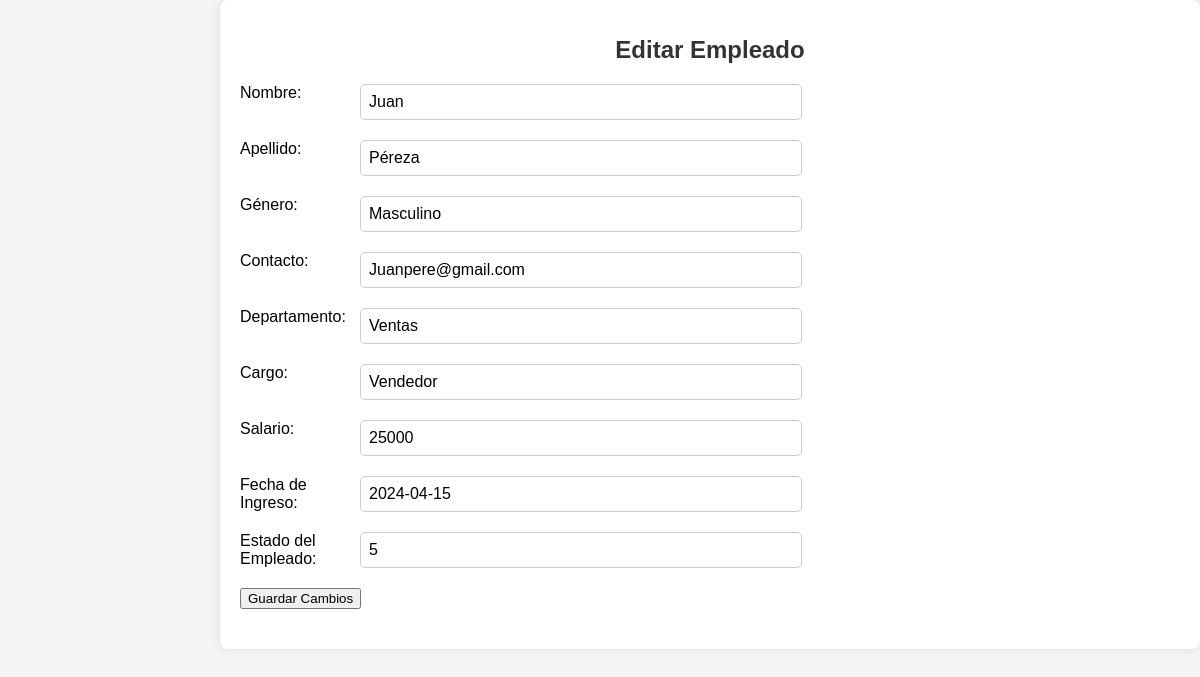
Page /editar_empleado.php?id=1001 on the committed database.
### tables this page shows
CREATE TABLE `empleado` (
  `ID` int(255) NOT NULL,
  `ID-Empleado` int(255) NOT NULL,
  `Nombre` varchar(255) NOT NULL,
  `Apellido` varchar(255) NOT NULL,
  `Genero` varchar(255) NOT NULL,
  `Contacto` varchar(80) NOT NULL,
  `Departamento` varchar(255) NOT NULL,
  `Cargo` varchar(255) NOT NULL,
  `Salario` int(255) NOT NULL,
  `Fecha-Ingreso` date NOT NULL,
  `id_estado_empleado` int(11) DEFAULT NULL
);

### editar_empleado.php (the view, shortened to what this page needs)
<?php
include 'Conexion.php';
$id_empleado = $_GET['id'];
$sql = "SELECT * FROM empleado WHERE `ID-Empleado` = '$id_empleado'";
$resultado = mysqli_query($conn, $sql);
if ($resultado && mysqli_num_rows($resultado) > 0) {
    $fila = mysqli_fetch_assoc($resultado);
?>
<!DOCTYPE html>
<html lang="es">
<head>
    <link rel="stylesheet" type="text/css" href="css.css">
</head>
<body>
    <div class="container">
        <h1>Editar Empleado</h1>
        <form action="<?php echo htmlspecialchars($_SERVER["PHP_SELF"]); ?>" method="post">
            <div class="label-input-group">
                <label for="nombre">Nombre:</label>
                <input type="text" id="nombre" name="nombre" value="<?php echo $fila['Nombre']; ?>">
            </div>
            <div class="label-input-group">
                <label for="apellido">Apellido:</label>
                <input type="text" id="apellido" name="apellido" value="<?php echo $fila['Apellido']; ?>">
            </div>
            <div class="label-input-group">
                <label for="genero">Género:</label>
                <input type="text" id="genero" name="genero" value="<?php echo $fila['Genero']; ?>">
            </div>
            <div class="label-input-group">
                <label for="contacto">Contacto:</label>
                <input type="text" id="contacto" name="contacto" value="<?php echo $fila['Contacto']; ?>">
            </div>
            <div class="label-input-group">
                <label for="departamento">Departamento:</label>
                <input type="text" id="departamento" name="departamento" value="<?php echo $fila['Departamento']; ?>">
            </div>
            <div class="label-input-group">
                <label for="cargo">Cargo:</label>
                <input type="text" id="cargo" name="cargo" value="<?php echo $fila['Cargo']; ?>">
            </div>
            <div class="label-input-group">
                <label for="salario">Salario:</label>
                <input type="text" id="salario" name="salario" value="<?php echo $fila['Salario']; ?>">
            </div>
            <div class="label-input-group">
                <label for="fecha_ingreso">Fecha de Ingreso:</label>
                <input type="text" id="fecha_ingreso" name="fecha_ingreso" value="<?php echo $fila['Fecha-Ingreso']; ?>">
            </div>
            <div class="label-input-group">
                <label for="id_estado_empleado">Estado del Empleado:</label>
                <input type="text" id="id_estado_empleado" name="id_estado_empleado" value="<?php echo $fila['id_estado_empleado']; ?>">
            </div>
            <button type="submit">Guardar Cambios</button>
        </form>
    </div>
</body>
</html>
<?php
} else {
    echo "<p>No se encontró ningún empleado con el ID proporcionado.</p>";
}
?>

### css.css (style rules this page uses)
body { font-family: Arial, sans-serif; background-color: #f4f4f4; margin: 0; padding: 0; font-size: 16px; }
.container { margin-left: 220px; padding: 20px; border-radius: 8px; box-shadow: 0px 0px 10px rgba(0, 0, 0, 0.1); background-color: #fff; }
h1 { text-align: center; color: #333; margin-bottom: 20px; font-size: 24px; }
form { margin-bottom: 20px; }
.label-input-group { margin-bottom: 20px; }
.label-input-group label { width: 120px; float: left; font-size: 16px; }
.label-input-group input { width: calc(60% - 140px); padding: 8px; border: 1px solid #ccc; border-radius: 5px; font-size: 16px; }

### rows in the picture
empleado: nombre "Juan", apellido "Péreza", genero "Masculino", contacto "Juanpere@gmail.com", departamento "Ventas", cargo "Vendedor", salario "25000", fecha_ingreso "2024-04-15", id_estado_empleado "5"
